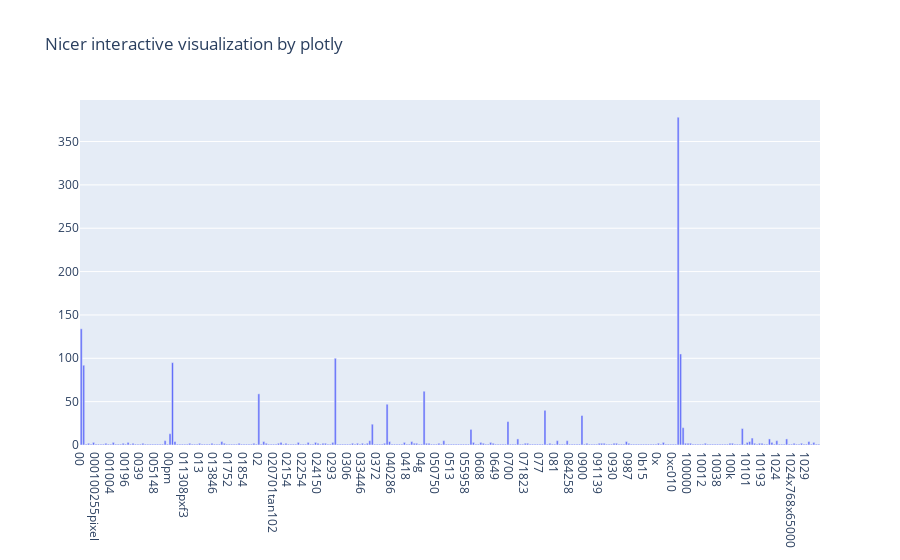

Notebook source saved alongside this figure:
### Markdown cell above
### >>> **Exercise 13 (take home):**
If you want a nicer interactive visualization here, I would encourage you try to install and use plotly to achieve this.

### Code cell
import plotly.graph_objs as go
df = pd.DataFrame({'term': count_vect.get_feature_names()[:300],'frequency': term_frequencies[:300]})

fig = go.Figure([go.Bar(x=df['term'], y=df['frequency'])])
# need to set x-axis type to be 'category' or can't show bar
fig.layout.xaxis.type = 'category'
fig.layout.title.text = 'Nicer interactive visualization by plotly' 
fig.show()

### Figure 1 — Plotly figure (JSON) as saved in the notebook; plotly's stock layout.template omitted (floating-point values rounded to 4 significant figures; data arrays with more than 128 entries replaced by an {"elided": "..."} marker saying what was removed)
{"data": [{"type": "bar", "x": {"elided": "300 str values"}, "y": {"elided": "300 int values"}}], "layout": {"title": {"text": "Nicer interactive visualization by plotly"}, "xaxis": {"type": "category"}}}
